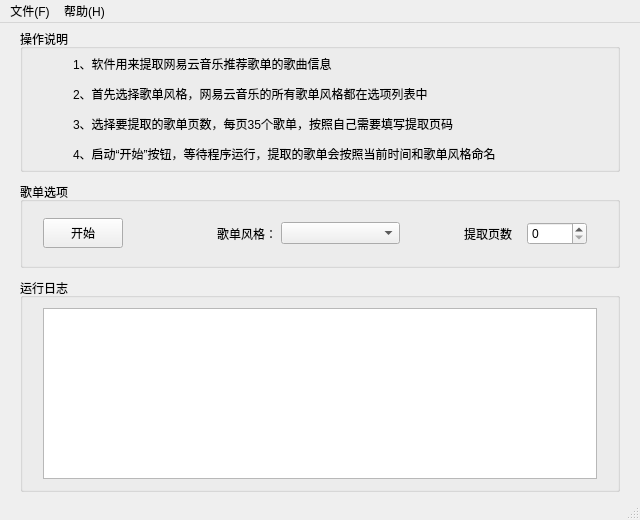
<?xml version="1.0" encoding="UTF-8"?>
<ui version="4.0">
 <class>MainWindow</class>
 <widget class="QMainWindow" name="MainWindow">
  <property name="geometry">
   <rect>
    <x>0</x>
    <y>0</y>
    <width>640</width>
    <height>520</height>
   </rect>
  </property>
  <property name="windowTitle">
   <string>MainWindow</string>
  </property>
  <widget class="QWidget" name="centralwidget">
   <layout class="QVBoxLayout" name="verticalLayout_2" stretch="3,2,5">
    <property name="spacing">
     <number>10</number>
    </property>
    <property name="leftMargin">
     <number>20</number>
    </property>
    <property name="topMargin">
     <number>6</number>
    </property>
    <property name="rightMargin">
     <number>20</number>
    </property>
    <property name="bottomMargin">
     <number>6</number>
    </property>
    <item>
     <widget class="QGroupBox" name="groupBox">
      <property name="title">
       <string>操作说明</string>
      </property>
      <layout class="QVBoxLayout" name="verticalLayout_4">
       <property name="leftMargin">
        <number>50</number>
       </property>
       <property name="topMargin">
        <number>6</number>
       </property>
       <property name="rightMargin">
        <number>20</number>
       </property>
       <property name="bottomMargin">
        <number>6</number>
       </property>
       <item>
        <widget class="QLabel" name="label">
         <property name="text">
          <string>&lt;html&gt;&lt;head/&gt;&lt;body&gt;&lt;p&gt;1、软件用来提取网易云音乐推荐歌单的歌曲信息&lt;/p&gt;&lt;p&gt;2、首先选择歌单风格，网易云音乐的所有歌单风格都在选项列表中&lt;/p&gt;&lt;p&gt;3、选择要提取的歌单页数，每页35个歌单，按照自己需要填写提取页码&lt;/p&gt;&lt;p&gt;4、启动“开始”按钮，等待程序运行，提取的歌单会按照当前时间和歌单风格命名&lt;/p&gt;&lt;/body&gt;&lt;/html&gt;</string>
         </property>
        </widget>
       </item>
      </layout>
     </widget>
    </item>
    <item>
     <widget class="QGroupBox" name="groupBox_2">
      <property name="title">
       <string>歌单选项</string>
      </property>
      <layout class="QHBoxLayout" name="horizontalLayout_2" stretch="1,1,5">
       <property name="leftMargin">
        <number>20</number>
       </property>
       <property name="topMargin">
        <number>10</number>
       </property>
       <property name="rightMargin">
        <number>20</number>
       </property>
       <property name="bottomMargin">
        <number>10</number>
       </property>
       <item>
        <widget class="QPushButton" name="pushButton">
         <property name="maximumSize">
          <size>
           <width>140</width>
           <height>30</height>
          </size>
         </property>
         <property name="text">
          <string>开始</string>
         </property>
        </widget>
       </item>
       <item>
        <spacer name="horizontalSpacer_2">
         <property name="orientation">
          <enum>Qt::Horizontal</enum>
         </property>
         <property name="sizeHint" stdset="0">
          <size>
           <width>40</width>
           <height>20</height>
          </size>
         </property>
        </spacer>
       </item>
       <item>
        <layout class="QHBoxLayout" name="horizontalLayout" stretch="1,2,1,1,1">
         <property name="spacing">
          <number>4</number>
         </property>
         <property name="leftMargin">
          <number>10</number>
         </property>
         <property name="rightMargin">
          <number>10</number>
         </property>
         <item>
          <widget class="QLabel" name="label_2">
           <property name="text">
            <string>歌单风格：</string>
           </property>
          </widget>
         </item>
         <item>
          <widget class="QComboBox" name="comboBox"/>
         </item>
         <item>
          <spacer name="horizontalSpacer">
           <property name="orientation">
            <enum>Qt::Horizontal</enum>
           </property>
           <property name="sizeHint" stdset="0">
            <size>
             <width>40</width>
             <height>20</height>
            </size>
           </property>
          </spacer>
         </item>
         <item>
          <widget class="QLabel" name="label_3">
           <property name="text">
            <string>提取页数</string>
           </property>
          </widget>
         </item>
         <item>
          <widget class="QSpinBox" name="spinBox"/>
         </item>
        </layout>
       </item>
      </layout>
     </widget>
    </item>
    <item>
     <widget class="QGroupBox" name="groupBox_3">
      <property name="title">
       <string>运行日志</string>
      </property>
      <layout class="QVBoxLayout" name="verticalLayout_3">
       <property name="leftMargin">
        <number>20</number>
       </property>
       <property name="topMargin">
        <number>10</number>
       </property>
       <property name="rightMargin">
        <number>20</number>
       </property>
       <property name="bottomMargin">
        <number>10</number>
       </property>
       <item>
        <widget class="QTextEdit" name="textEdit"/>
       </item>
      </layout>
     </widget>
    </item>
   </layout>
  </widget>
  <widget class="QMenuBar" name="menubar">
   <property name="geometry">
    <rect>
     <x>0</x>
     <y>0</y>
     <width>640</width>
     <height>23</height>
    </rect>
   </property>
   <widget class="QMenu" name="menu">
    <property name="title">
     <string>文件(F)</string>
    </property>
    <addaction name="actionOpenFile"/>
    <addaction name="separator"/>
    <addaction name="actionQuit"/>
   </widget>
   <widget class="QMenu" name="menu_H">
    <property name="title">
     <string>帮助(H)</string>
    </property>
    <addaction name="actionAbout"/>
    <addaction name="separator"/>
    <addaction name="actionAuthor"/>
   </widget>
   <addaction name="menu"/>
   <addaction name="menu_H"/>
  </widget>
  <widget class="QStatusBar" name="statusbar"/>
  <action name="actionOpenFile">
   <property name="text">
    <string>查看文件</string>
   </property>
   <property name="shortcut">
    <string>Ctrl+O</string>
   </property>
  </action>
  <action name="actionQuit">
   <property name="text">
    <string>退出</string>
   </property>
   <property name="shortcut">
    <string>Ctrl+Q</string>
   </property>
  </action>
  <action name="actionAbout">
   <property name="text">
    <string>关于软件</string>
   </property>
  </action>
  <action name="actionAuthor">
   <property name="text">
    <string>作者</string>
   </property>
  </action>
 </widget>
 <resources/>
 <connections/>
</ui>
